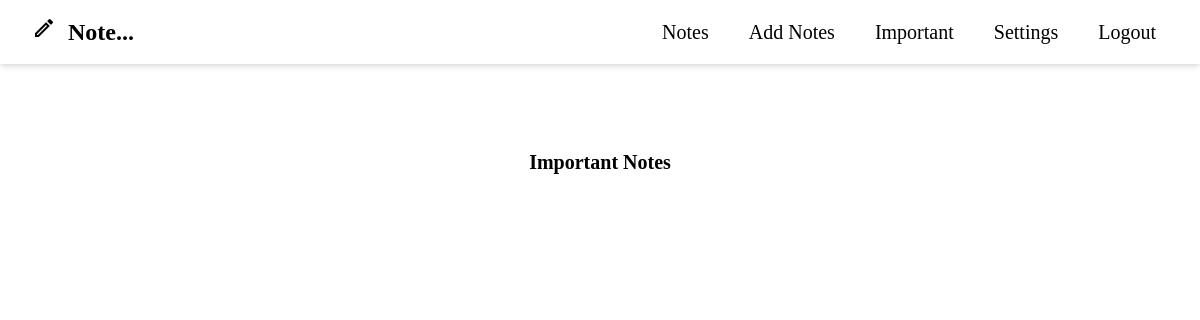
The page /importantslist/ (signed in) on the database as committed earlier.
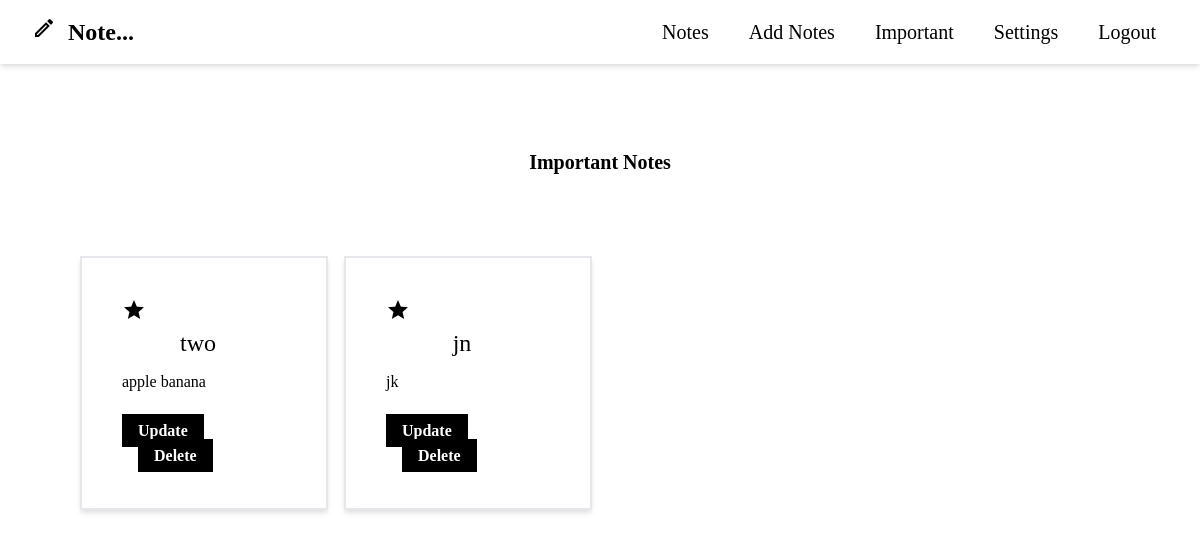
The same page on the database as committed later.
### notes/models.py (models this page shows, shortened)
class Note(models.Model):
    description = models.TextField(null=False)
    title = models.CharField(max_length=45, null=False)
    author = models.ForeignKey(User, on_delete=models.CASCADE)
    draft = models.BooleanField(default=False)
    important = models.BooleanField(default=False)
    saved = models.DateField(auto_now=False, auto_now_add=False)

### notes/views.py (the view)
# urls.py: path("importantslist/", views.importantslist, name="importantslist"),
def importantslist(request):
    notes = Note.objects.filter(author=request.user, important=True)
    context = {"notes": notes}
    return render(request, "notes/importantslist.html", context)

### templates/notes/importantslist.html (shortened to what this page needs)
{% extends 'base.html' %} {% load crispy_forms_tags %} {% load tailwind_filters
%} {% block body %}
<div class="flex flex-col items-center h-100vh mt-9">
  <br />
  <h1 class="fw-light text-center mt-6 font-serif font-bold text-xl">
    Important Notes
  </h1>
  <div class="p-20">
    <div class="grid grid-cols-4 gap-4 auto-cols-min">
      {% for note in notes %}
      <div class="p-10 shadow-md border-2 border-black-600">
        {% if note.important %}
        <a href="/important/{{note.id}}/">
          <span class="material-icons "> star </span>
        </a>
        {% else %}
        <a href="/important/{{note.id}}/">
          <span class="material-icons-outlined "> star_outline </span>
        </a>
        {% endif %}
        <h2
          class="font-serif font-medium leading-tight text-center text-2xl text-black-600 mr-3 mb-3"
        >
          {{note.title}}
        </h2>
        <p class="mb-3 font-serif">{{note.description}}</p>
        <div class="mt-6 space-x-4">
          <a
            href="/update/{{note.id}}/"
            class="bg-black font-serif hover:hover:bg-black text-white font-bold py-2 px-4"
            >Update</a
          >
          <a
            href="/delete/{{note.id}}/"
            class="bg-black font-serif hover:hover:bg-black text-white font-bold py-2 px-4"
            >Delete</a
          >
        </div>
      </div>
      {% endfor %}
    </div>
  </div>
  {% endblock body %}

Rows that differ between the two databases and show on the page:
now on this page (row edited): Note: title "two", description "apple banana"
now on this page (row edited): Note: title "jn", description "jk"
